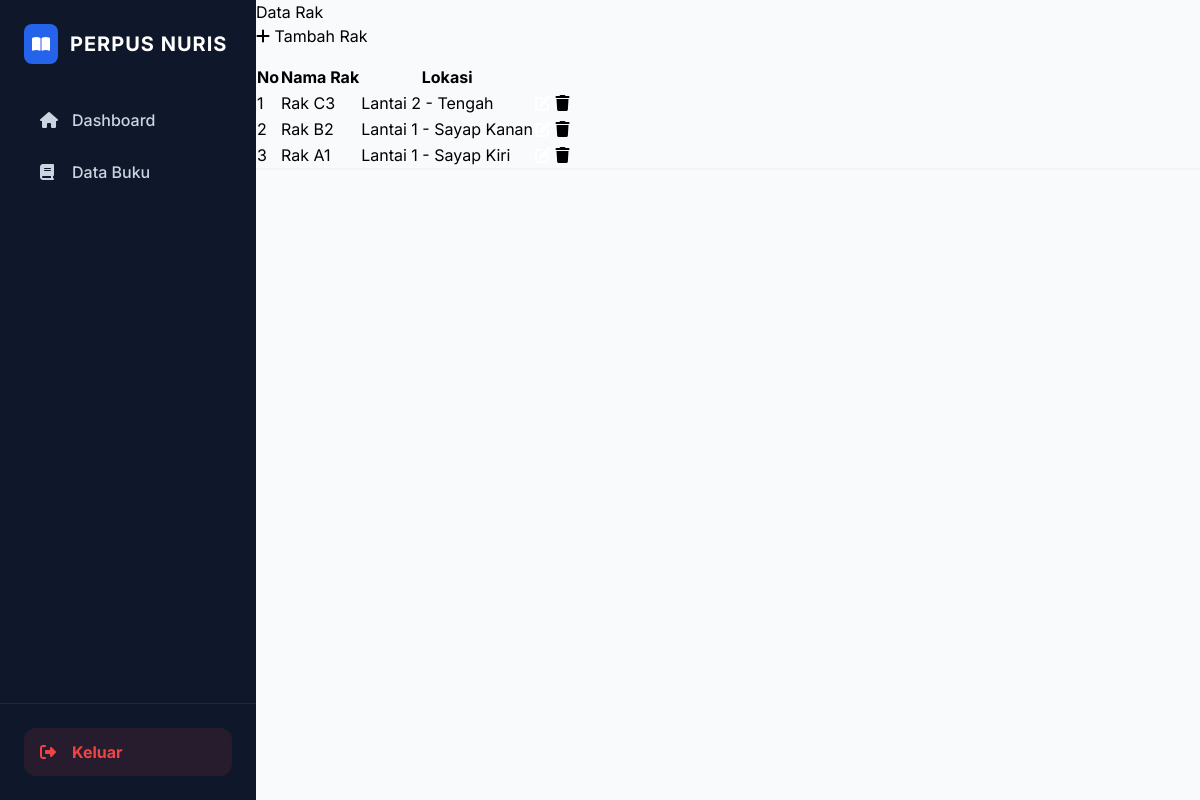
Page /pages/rak/index.php on the committed database.
### tables this page shows
CREATE TABLE `rak` (
  `id` int(11) NOT NULL AUTO_INCREMENT,
  `nama_rak` varchar(50) NOT NULL,
  `lokasi` varchar(100) DEFAULT NULL,
  PRIMARY KEY (`id`)
);

### pages/rak/index.php (the view)
<?php
require_once "../../konek.php";
require_once "../../layout/header.php";
require_once "../../layout/sidebar.php";
?>
<div class="container-fluid">
    <div class="d-flex justify-content-between align-items-center mb-4">
        <h4 class="mb-0">Data Rak</h4>
        <a href="tambah.php" class="btn btn-primary"><i class="fas fa-plus"></i> Tambah Rak</a>
    </div>
    <div class="card shadow-sm border-0">
        <div class="card-body">
            <table class="table table-hover">
                <thead class="table-light">
                    <tr>
                        <th>No</th>
                        <th>Nama Rak</th>
                        <th>Lokasi</th>
                    </tr>
                </thead>
                <tbody>
                    <?php
                    $no = 1;
                    $query = mysqli_query($conn, "SELECT * FROM rak ORDER BY id DESC");
                    while($d = mysqli_fetch_array($query)) :
                    ?>
                    <tr>
                        <td><?= $no++; ?></td>
                        <td><?= $d['nama_rak']; ?></td>
                        <td><?= $d['lokasi']; ?></td>
                        <td>
                            <a href="edit.php?id=<?= $d['id']; ?>" class="btn btn-sm btn-warning text-white"><i class="fas fa-edit"></i></a>
                            <a href="hapus.php?id=<?= $d['id']; ?>" class="btn btn-sm btn-danger" onclick="return confirm('Yakin ingin menghapus?')"><i class="fas fa-trash"></i></a>
                        </td>
                    </tr>
                    <?php endwhile; ?>
                </tbody>
            </table>
        </div>
    </div>
</div>
<?php require_once "../../layout/footer.php"; ?>

### layout/header.php (style rules this page uses)
body { font-family: 'Inter', sans-serif; }

### rows in the picture
rak: nama_rak "Rak C3", lokasi "Lantai 2 - Tengah"
rak: nama_rak "Rak B2", lokasi "Lantai 1 - Sayap Kanan"
rak: nama_rak "Rak A1", lokasi "Lantai 1 - Sayap Kiri"
